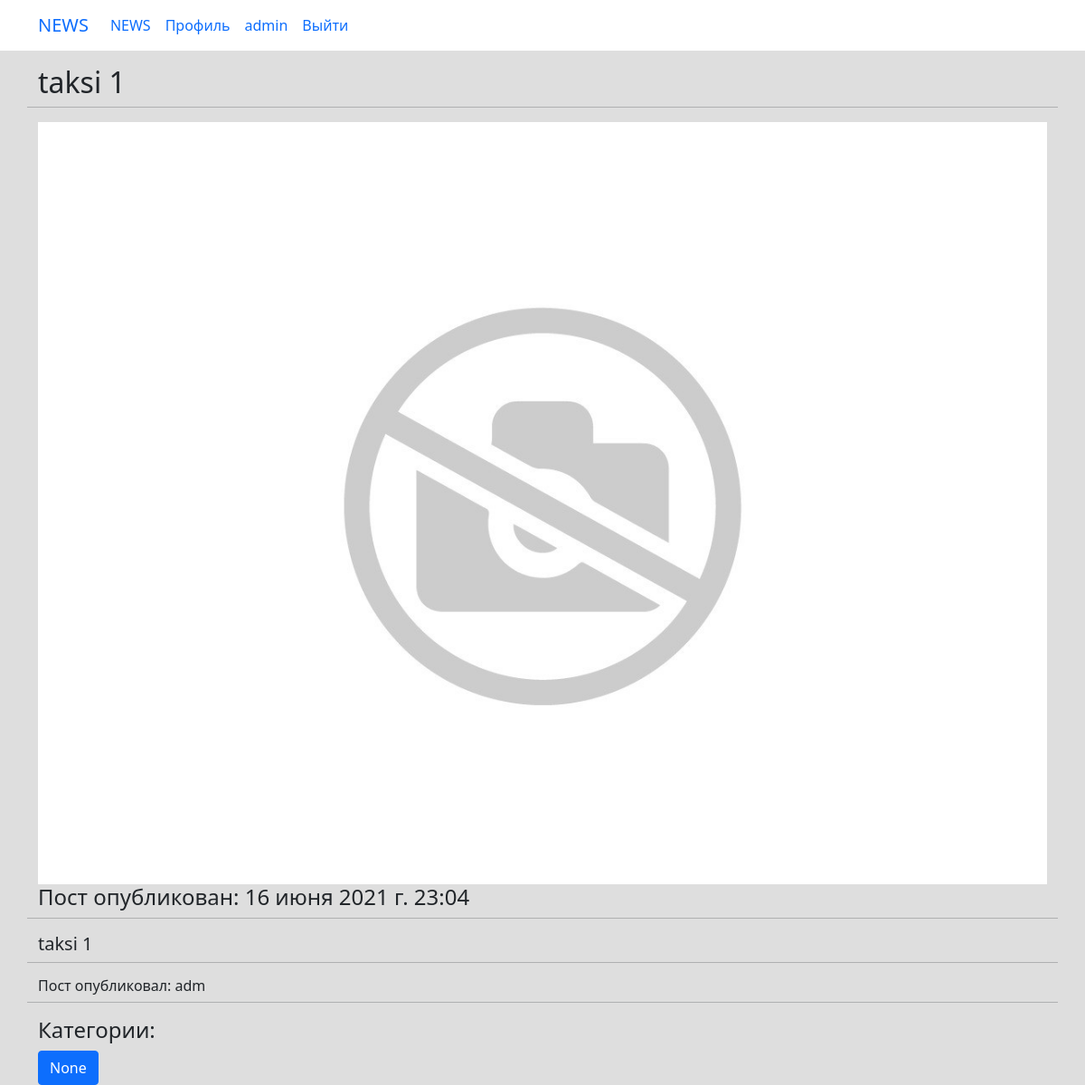
Page /news/40 (signed in) on the earlier database version.
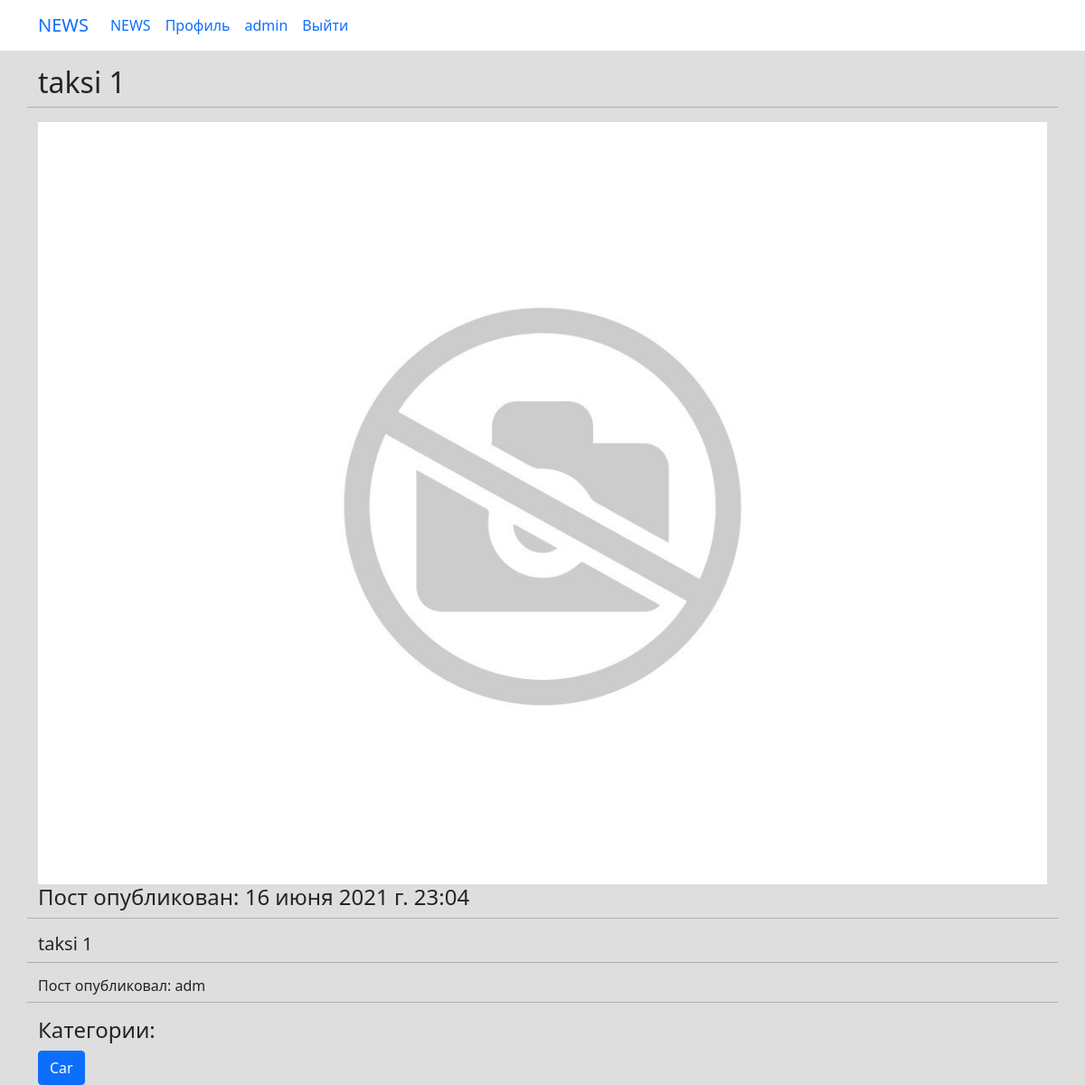
Same page on the later database version.
### news/models.py (models this page shows, shortened)
class Post(models.Model):
    PostAuthor = models.ForeignKey(Author, on_delete=models.CASCADE, verbose_name='Автор поста')
    PostNews = 'PN'
    PostArticle = 'PA'
    POSITIONS = [
        (PostArticle, 'Статья'),
        (PostNews, 'Новость'),
    ]
    postCategory = models.ManyToManyField(Category, verbose_name='Категория поста',  through='PostCategory')
    title = models.CharField(max_length=50, verbose_name='Название')
    positions = models.CharField(max_length=2, choices=POSITIONS, default=PostArticle, verbose_name='Тип поста')
    category_id = models.ForeignKey(Category, verbose_name='Категория', null=True, on_delete=models.CASCADE, related_name='category_id')
    data = models.DateTimeField(auto_now_add=True, verbose_name='Дата создания')
    data_update = models.DateTimeField(auto_now=True, verbose_name='Дата редактирования')
    photo = models.ImageField(upload_to='photos/%Y/%m/%d/', verbose_name='Фото', blank=True, default='/photos/def/1.jpg/')
    previewName = models.CharField(max_length=128, verbose_name='Превью поста')
    text = models.TextField(verbose_name='Текст поста')
    rating = models.SmallIntegerField(default=0, verbose_name='Рейтинг')
    public = models.BooleanField(default=True, verbose_name='Опубликовано')
    class Meta:
        verbose_name = 'Пост'
        verbose_name_plural = 'Посты'

class Author(models.Model):
    authorUser = models.OneToOneField(User, on_delete=models.CASCADE)
    authorRaitng = models.SmallIntegerField(default=0)
    def __str__(self):
        return str(self.authorUser)
    class Meta:
        verbose_name = 'Автор'
        verbose_name_plural = 'Авторы'

class Category(models.Model):
    category_name = models.CharField(max_length=64, unique=True)
    subscribers = models.ManyToManyField(User, blank=True, null=True)
    class Meta:
        verbose_name = 'Категория'
        verbose_name_plural = 'Категории'
    def __str__(self):
        return self.category_name

### news/views.py (the view)
# urls.py: path('<int:pk>', new.as_view(), name='news_detail'),
class new(LoginRequiredMixin, PermissionRequiredMixin, DetailView):
    model = Post
    template_name = 'new_home.html'
    context_object_name = 'new'
    permission_required = 'news.view_post'
    def get_context_data(self, **kwargs):
        context = super().get_context_data(**kwargs)
        context['com_post'] = Comment.objects.filter(commentPost=self.kwargs['pk']).values("commentText")
        context['pc_post'] = PostCategory.objects.filter(pcPost=self.kwargs['pk'])
        return context

### news/templatetags/custom_filters.py (called while the page is built)
@register.filter(name='censor_filter')
def censor_filter(value):
    for i in bad_words:
        value = value.lower()
        value = value.replace(i, '***')
    return value

### templates/new_home.html (shortened to what this page needs)
<!DOCTYPE html>
<html lang="en">
<head>{% extends 'flatpages/base.html' %} {% load custom_filters %}
{%block content%}
<h2>{{new.title|censor_filter}}</h2>
<hr>
{%if new.photo%}
<img src="{{new.photo.url}}" width="275">
{%endif%}
<h4>Пост опубликован: {{new.data}}</h4>
<hr>
{% autoescape off %}
<h5>{{new.text}}</h5>
{% endautoescape %}
<hr>
<h6>Пост опубликовал: {{new.PostAuthor}}</h6>
<hr>
<h4>Категории: </h4>
<div>
    <form action="{% url 'category_detail' new.category_id.pk %}">
        <input class="btn btn-primary " type="submit" value="{{new.category_id}}">
    </form>
</div>
{%endblock content%}

### templates/flatpages/base.html (shortened to what this page needs)
<!doctype html>
<html lang="en">
<head> {% load custom_filters %} {% load static %}
    <link href="{% static 'css/styles.css' %}" rel="stylesheet">
</head>
<body>
{% include 'flatpages/inc/_nav.html' %}
<div class="container mt-3">
    <div class="row">
        {%block content%} {%endblock%}
    </div>
</div>
</body>
</html>

### templates/flatpages/inc/_nav.html (shortened to what this page needs)
<nav class="navbar navbar-expand-lg navbar-black bg-white static-top">
    <div class="container">
        <a class="navbar-brand" href="/news/">NEWS</a>
        <div class="collapse navbar-collapse" id="navbarResponsive">
            <ul class="navbar-nav ml-auto">
                <li class="nav-item">
                    <a class="nav-link" href="/news/">NEWS</a>
                </li>
                {% if user.is_authenticated %}
                <li class="nav-item">
                    <a class="nav-link" href="/">Профиль</a>
                </li>
                {%endif%}
                <li class="nav-item">
                    <a class="nav-link" href="/admin/">admin</a>
                </li>
                {% if user.is_authenticated %}
                <a class="nav-link" href="/sign/logout/"> Выйти </a>
                {%else%}
                <a class="nav-link" href="/accounts/login/"> Войти </a>
                {% endif %}
            </ul>
        </div>
    </div>
</nav>

Differences in the rows shown:
changed Post "taksi 1": category_id "None" → "Car"
